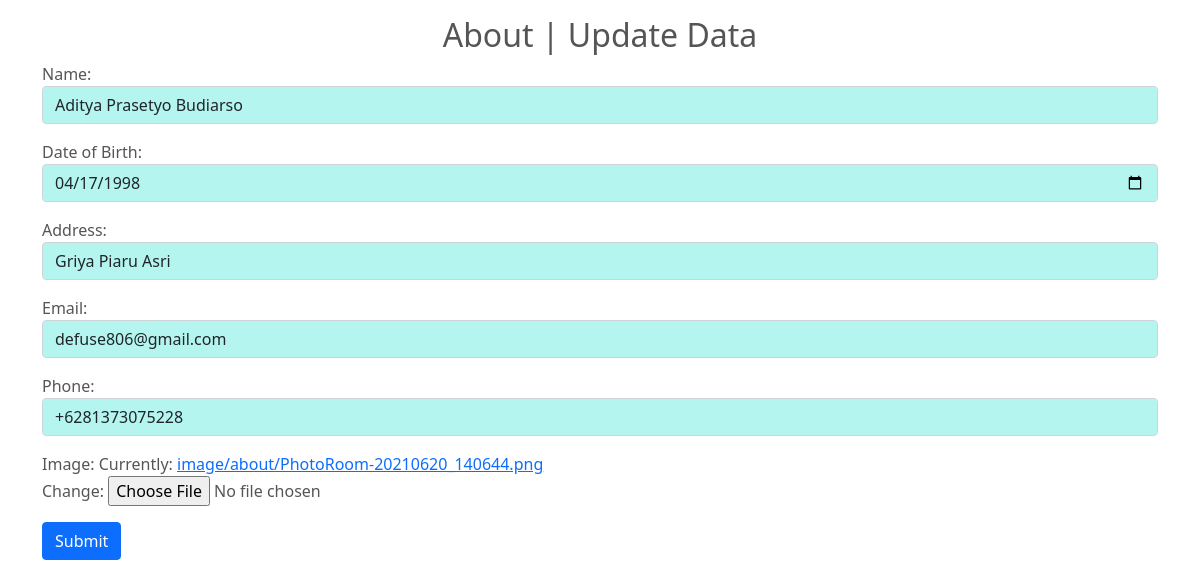
Page /update-about/1/ (signed in) on the earlier database version.
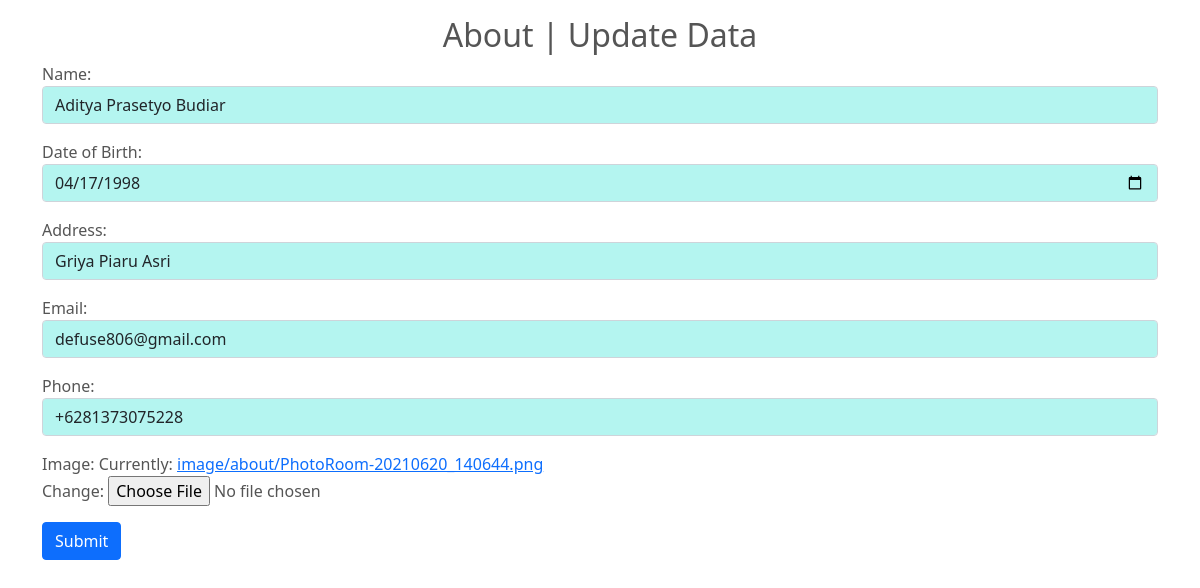
Same page on the later database version.
### home/models.py (models this page shows, shortened)
class About(models.Model):
    Name = models.CharField(max_length=100)
    Date_of_Birth = models.DateField()
    Address = models.CharField(max_length=200)
    Email = models.EmailField()
    Phone = models.CharField(max_length=20)
    Image = models.ImageField(upload_to='image/about', null=True)

### home/decorators.py (the view)
        def wrap_func(request, *args, **kwargs):
            group = None
            if request.user.groups.all().exists():
                group = request.user.groups.first().name
            if group not in allowed_user:
                return redirect('home')
            return view_func(request, *args, **kwargs)

### home/forms.py
class AboutForm(forms.ModelForm):
    class Meta:
        model = About
        exclude = []
        field = '__all__'
        widgets = {
            'Name': forms.TextInput(attrs={'class': 'form-control'}),
            'Date_of_Birth': forms.DateInput(attrs={
                'type': 'date',
                'class': 'form-control'
            }),
            'Address': forms.TextInput(attrs={'class': 'form-control'}),
            'Email': forms.EmailInput(attrs={'class': 'form-control'}),
            'Phone': forms.TextInput(attrs={'class': 'form-control'}),
        }

### home/views.py (called while the page is built)
@ login_required(login_url='home')
@ allowed_user(allowed_user=['admin'])
def UpdateAboutView(request, pk):
    data = About.objects.get(id=pk)
    form = AboutForm(instance=data)
    if request.method == 'POST':
        form = AboutForm(request.POST or None, instance=data)
        if form.is_valid():
            form.save()
            return redirect('list')
    konteks = {
        'title': 'About',
        'form': form,
    }
    return render(request, 'update_form.html', konteks)

### templates/update_form.html (shortened to what this page needs)
{% extends 'admin_base.html' %}
{% block content %}
<main>
    <div class="container py-3">
        <center>
            <header>
                <h2>{{title}} | Update Data</h2>
            </header>
        </center>
        <main>
            <form method="post" enctype="multipart/form-data">
                {{form.as_p}}
                <button type="submit" class="btn btn-primary">Submit</button>
            </form>
        </main>
    </div>
</main>
{% endblock content %}

Differences in the rows shown:
changed About "Griya Piaru Asri": Name "Aditya Prasetyo Budiarso" → "Aditya Prasetyo Budiar"
